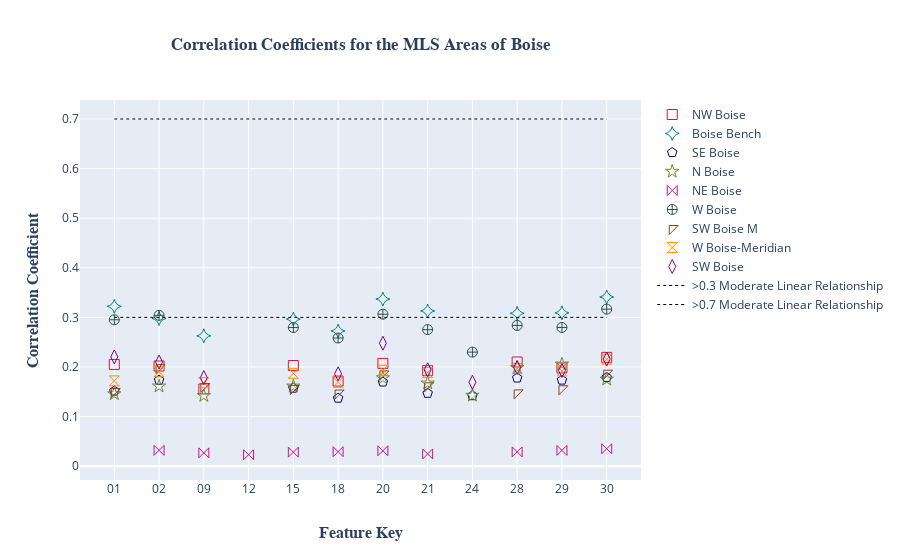

The notebook cell this image was saved under:
### Code cell
df = pd.read_pickle(os.path.join(path,'a-Coeff-compare.pkl'))

# drops rows up to TAV_Ch, below TAV_Ch = 0 and TAV_Ch = 1 
df = df.iloc[10:]

# Needed to make a key for ease a readability and to make the reference line for moderate linear 
# relationship
df= df.rename(columns = {'index' : 'Feature_Name'})
df['index'] = ['00','01','02','03','04','05','06','07','08','09','10','11','12','13','14',
             '15','16','17','18','19','20','21','22','23','24','25','26','27','28','29','30']
df['mod_line'] = .3
df['high_line'] = .7


#this will drop rows that have less than 4 values (feature name, key, ref line, & @ least 1 value)
df = df.dropna(thresh = 5)


area_fig = go.Figure()

area_fig.add_trace(go.Scatter(x= df['index'], y=df['NW_Boise_GC'],
                    mode='markers',
                    marker_color = 'rgb(220,20,60)',
                    marker=dict(size= 10, symbol = "square-open"),          
                    name='NW Boise'))

area_fig.add_trace(go.Scatter(x= df['index'], y=df['B_Bench'],
                    mode='markers',
                    marker_color = 'rgb(0,128,128)',
                    marker=dict(size= 10, symbol = "star-diamond-open"), 
                    name='Boise Bench'))

area_fig.add_trace(go.Scatter(x= df['index'], y=df['SE_Boise'],
                    mode='markers',
                    marker_color = 'rgb(0,0,128)',
                    marker=dict(size= 10, symbol = "pentagon-open"),          
                    name='SE Boise'))

area_fig.add_trace(go.Scatter(x= df['index'], y=df['N_Boise'],
                    mode='markers',
                    marker_color = 'rgb(107,142,35)',
                    marker=dict(size= 10, symbol = "star-open"),          
                    name='N Boise'))

area_fig.add_trace(go.Scatter(x= df['index'], y=df['NE_Boise'],
                    mode='markers',
                    marker_color = 'rgb(199,21,133)',
                    marker=dict(size= 10, symbol = "bowtie-open"),           
                    name='NE Boise'))

area_fig.add_trace(go.Scatter(x= df['index'], y=df['W_Boise'],
                    mode='markers',
                    marker_color = 'rgb(47,79,79)',
                    marker=dict(size= 10, symbol = "circle-cross-open"),          
                    name='W Boise'))

area_fig.add_trace(go.Scatter(x= df['index'], y=df['SW_Boise_M'],
                    mode='markers',
                    marker_color = 'rgb(139,69,19)',
                    marker=dict(size= 10, symbol = "triangle-nw-open"),          
                    name='SW Boise M'))

area_fig.add_trace(go.Scatter(x= df['index'], y=df['W_Boise_M'],
                    mode='markers',
                    marker_color = 'rgb(255,140,0)',
                    marker=dict(size= 10, symbol = "hourglass-open"),          
                    name='W Boise-Meridian'))

area_fig.add_trace(go.Scatter(x= df['index'], y=df['SW_Boise'],
                    mode='markers',
                    marker_color = 'rgb(128,0,128)',
                    marker=dict(size= 10, symbol = "diamond-tall-open"),           
                    name='SW Boise'))


area_fig.add_trace(go.Scatter(x= df['index'] , y=df['mod_line'],
                    mode = 'lines',          
                    line = dict(color='Black', width=1, dash='dot'),          
                    name='>0.3 Moderate Linear Relationship'))

area_fig.add_trace(go.Scatter(x= df['index'] , y=df['high_line'],
                    mode = 'lines',          
                    line = dict(color='Black', width=1, dash='dot'),          
                    name='>0.7 Moderate Linear Relationship'))


area_fig.update_layout(
    title=go.layout.Title(
        text="<b>Correlation Coefficients for the MLS Areas of Boise<b>",
        font = dict( 
            family = 'Times New Roman'),
        xref="paper",
        x=.5
    ),
    yaxis=go.layout.YAxis(
        title=go.layout.yaxis.Title(
            text="<b>Correlation Coefficient<b>",
            font=dict(
                family="Times New Roman",
                size=16,
#                color="#7f7f7f"
            )
        )
    ),
    xaxis=go.layout.XAxis(
        type = 'category',
        title=go.layout.xaxis.Title(
            text="<b>Feature Key<b>",
            font=dict(
                family="Times New Roman",
                size=16,
#                color="#7f7f7f"
            )
        )
    ))


area_fig.write_image(os.path.join(im_path,"Area_fig.jpg"))
area_fig.show()

### Figure 1 — Plotly figure (JSON) as saved in the notebook; plotly's stock layout.template omitted (floating-point values rounded to 4 significant figures)
{"data": [{"marker": {"color": "rgb(220,20,60)", "size": 10, "symbol": "square-open"}, "mode": "markers", "name": "NW Boise", "type": "scatter", "x": ["01", "02", "09", "12", "15", "18", "20", "21", "24", "28", "29", "30"], "y": [0.2051, 0.202, 0.1558, null, 0.203, 0.1716, 0.2072, 0.1927, null, 0.2101, 0.1981, 0.2194]}, {"marker": {"color": "rgb(0,128,128)", "size": 10, "symbol": "star-diamond-open"}, "mode": "markers", "name": "Boise Bench", "type": "scatter", "x": ["01", "02", "09", "12", "15", "18", "20", "21", "24", "28", "29", "30"], "y": [0.3223, 0.2978, 0.2629, null, 0.2965, 0.2725, 0.3369, 0.3129, null, 0.3083, 0.3092, 0.3412]}, {"marker": {"color": "rgb(0,0,128)", "size": 10, "symbol": "pentagon-open"}, "mode": "markers", "name": "SE Boise", "type": "scatter", "x": ["01", "02", "09", "12", "15", "18", "20", "21", "24", "28", "29", "30"], "y": [0.1517, 0.1735, null, null, 0.1574, 0.1372, 0.1697, 0.147, 0.1422, 0.1778, 0.1736, 0.1789]}, {"marker": {"color": "rgb(107,142,35)", "size": 10, "symbol": "star-open"}, "mode": "markers", "name": "N Boise", "type": "scatter", "x": ["01", "02", "09", "12", "15", "18", "20", "21", "24", "28", "29", "30"], "y": [0.1457, 0.1612, 0.142, null, 0.1611, null, 0.1779, 0.1673, 0.1426, 0.1985, 0.2055, 0.1751]}, {"marker": {"color": "rgb(199,21,133)", "size": 10, "symbol": "bowtie-open"}, "mode": "markers", "name": "NE Boise", "type": "scatter", "x": ["01", "02", "09", "12", "15", "18", "20", "21", "24", "28", "29", "30"], "y": [null, 0.03191, 0.0268, 0.02305, 0.02829, 0.02926, 0.03108, 0.02468, null, 0.02879, 0.03178, 0.03517]}, {"marker": {"color": "rgb(47,79,79)", "size": 10, "symbol": "circle-cross-open"}, "mode": "markers", "name": "W Boise", "type": "scatter", "x": ["01", "02", "09", "12", "15", "18", "20", "21", "24", "28", "29", "30"], "y": [0.2952, 0.3041, null, null, 0.2796, 0.2584, 0.3064, 0.2753, 0.23, 0.2838, 0.2797, 0.3166]}, {"marker": {"color": "rgb(139,69,19)", "size": 10, "symbol": "triangle-nw-open"}, "mode": "markers", "name": "SW Boise M", "type": "scatter", "x": ["01", "02", "09", "12", "15", "18", "20", "21", "24", "28", "29", "30"], "y": [0.1505, 0.1986, 0.1607, null, 0.1564, 0.1475, 0.1861, 0.1622, null, 0.1477, 0.1561, 0.1875]}, {"marker": {"color": "rgb(255,140,0)", "size": 10, "symbol": "hourglass-open"}, "mode": "markers", "name": "W Boise-Meridian", "type": "scatter", "x": ["01", "02", "09", "12", "15", "18", "20", "21", "24", "28", "29", "30"], "y": [0.172, 0.1905, 0.1683, null, 0.1873, 0.1692, 0.1934, 0.189, null, 0.1968, 0.1921, 0.2157]}, {"marker": {"color": "rgb(128,0,128)", "size": 10, "symbol": "diamond-tall-open"}, "mode": "markers", "name": "SW Boise", "type": "scatter", "x": ["01", "02", "09", "12", "15", "18", "20", "21", "24", "28", "29", "30"], "y": [0.2203, 0.21, 0.1786, null, null, 0.1863, 0.2478, 0.1944, 0.1692, 0.1991, 0.1931, 0.216]}, {"line": {"color": "Black", "dash": "dot", "width": 1}, "mode": "lines", "name": ">0.3 Moderate Linear Relationship", "type": "scatter", "x": ["01", "02", "09", "12", "15", "18", "20", "21", "24", "28", "29", "30"], "y": [0.3, 0.3, 0.3, 0.3, 0.3, 0.3, 0.3, 0.3, 0.3, 0.3, 0.3, 0.3]}, {"line": {"color": "Black", "dash": "dot", "width": 1}, "mode": "lines", "name": ">0.7 Moderate Linear Relationship", "type": "scatter", "x": ["01", "02", "09", "12", "15", "18", "20", "21", "24", "28", "29", "30"], "y": [0.7, 0.7, 0.7, 0.7, 0.7, 0.7, 0.7, 0.7, 0.7, 0.7, 0.7, 0.7]}], "layout": {"title": {"font": {"family": "Times New Roman"}, "text": "<b>Correlation Coefficients for the MLS Areas of Boise<b>", "x": 0.5, "xref": "paper"}, "xaxis": {"title": {"font": {"family": "Times New Roman", "size": 16}, "text": "<b>Feature Key<b>"}, "type": "category"}, "yaxis": {"title": {"font": {"family": "Times New Roman", "size": 16}, "text": "<b>Correlation Coefficient<b>"}}}}
